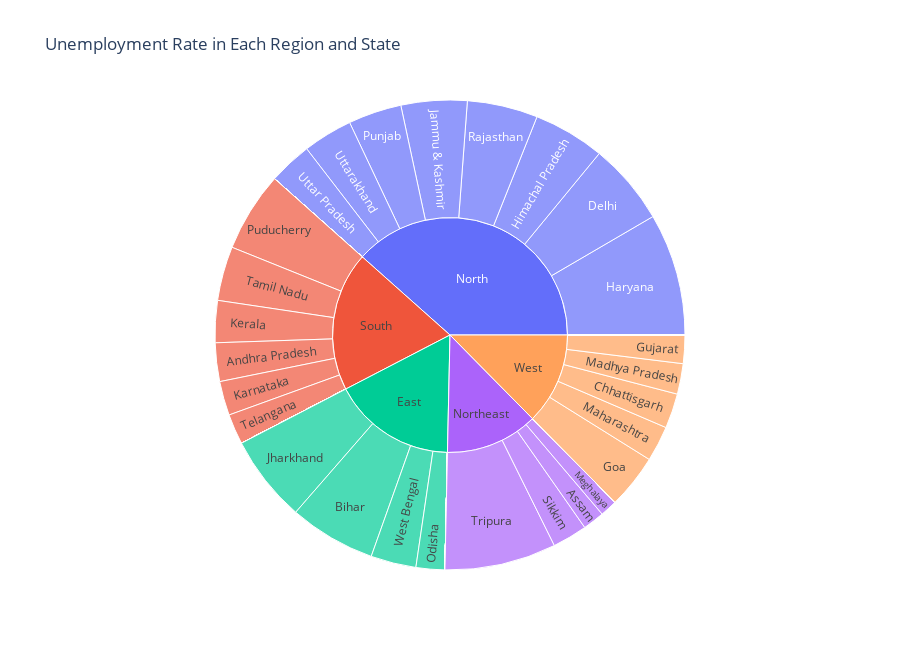

The notebook cell this image was saved under:
### Markdown cell above
unemployment rate in each region and state

### Code cell
# Sunburst chart for unemployment rate region-wise and state-wise
fig = px.sunburst(df,  # Use the correct DataFrame name
                  path=['Region', 'States'],
                  values='Estimated Unemployment Rate (%)',  # Use the correct column name
                  title='Unemployment Rate in Each Region and State',
                  height=650)
fig.show()

### Figure 1 — Plotly figure (JSON) as saved in the notebook; plotly's stock layout.template omitted (floating-point values rounded to 4 significant figures; data arrays with more than 128 entries replaced by an {"elided": "..."} marker saying what was removed)
{"data": [{"branchvalues": "total", "domain": {"x": [0, 1], "y": [0, 1]}, "hovertemplate": "labels=%{label}<br>Estimated Unemployment Rate (%)=%{value}<br>parent=%{parent}<br>id=%{id}<extra></extra>", "ids": {"elided": "140 str values"}, "labels": {"elided": "140 str values"}, "name": "", "parents": {"elided": "140 str values"}, "type": "sunburst", "values": {"elided": "140 float values"}}], "layout": {"height": 650, "legend": {"tracegroupgap": 0}, "title": {"text": "Unemployment Rate in Each Region and State"}}}
